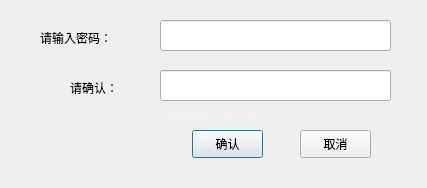
<?xml version="1.0" encoding="UTF-8"?>
<ui version="4.0">
 <class>Dialog_password</class>
 <widget class="QDialog" name="Dialog_password">
  <property name="geometry">
   <rect>
    <x>0</x>
    <y>0</y>
    <width>427</width>
    <height>188</height>
   </rect>
  </property>
  <property name="windowTitle">
   <string>密码输入</string>
  </property>
  <widget class="QLabel" name="label">
   <property name="geometry">
    <rect>
     <x>40</x>
     <y>30</y>
     <width>101</width>
     <height>16</height>
    </rect>
   </property>
   <property name="text">
    <string>请输入密码：</string>
   </property>
  </widget>
  <widget class="QLabel" name="label_2">
   <property name="geometry">
    <rect>
     <x>70</x>
     <y>80</y>
     <width>72</width>
     <height>15</height>
    </rect>
   </property>
   <property name="text">
    <string>请确认：</string>
   </property>
  </widget>
  <widget class="QPushButton" name="pushButton">
   <property name="geometry">
    <rect>
     <x>192</x>
     <y>130</y>
     <width>71</width>
     <height>28</height>
    </rect>
   </property>
   <property name="text">
    <string>确认</string>
   </property>
  </widget>
  <widget class="QPushButton" name="pushButton_2">
   <property name="geometry">
    <rect>
     <x>300</x>
     <y>130</y>
     <width>71</width>
     <height>28</height>
    </rect>
   </property>
   <property name="text">
    <string>取消</string>
   </property>
  </widget>
  <widget class="QLabel" name="label_3">
   <property name="geometry">
    <rect>
     <x>160</x>
     <y>110</y>
     <width>171</width>
     <height>16</height>
    </rect>
   </property>
   <property name="font">
    <font>
     <italic>true</italic>
    </font>
   </property>
   <property name="styleSheet">
    <string notr="true">color: rgb(240, 240, 240);</string>
   </property>
   <property name="text">
    <string>两次输入的密码需相同！</string>
   </property>
   <property name="scaledContents">
    <bool>false</bool>
   </property>
  </widget>
  <widget class="QLineEdit" name="lineEdit">
   <property name="geometry">
    <rect>
     <x>160</x>
     <y>20</y>
     <width>231</width>
     <height>31</height>
    </rect>
   </property>
   <property name="echoMode">
    <enum>QLineEdit::Password</enum>
   </property>
  </widget>
  <widget class="QLineEdit" name="lineEdit_2">
   <property name="geometry">
    <rect>
     <x>160</x>
     <y>70</y>
     <width>231</width>
     <height>31</height>
    </rect>
   </property>
   <property name="echoMode">
    <enum>QLineEdit::Password</enum>
   </property>
  </widget>
  <widget class="QLabel" name="label_4">
   <property name="geometry">
    <rect>
     <x>160</x>
     <y>110</y>
     <width>121</width>
     <height>16</height>
    </rect>
   </property>
   <property name="font">
    <font>
     <italic>true</italic>
     <underline>true</underline>
    </font>
   </property>
   <property name="styleSheet">
    <string notr="true">color: rgb(240, 240, 240);</string>
   </property>
   <property name="text">
    <string>密码不能为空！</string>
   </property>
  </widget>
 </widget>
 <resources/>
 <connections/>
</ui>
